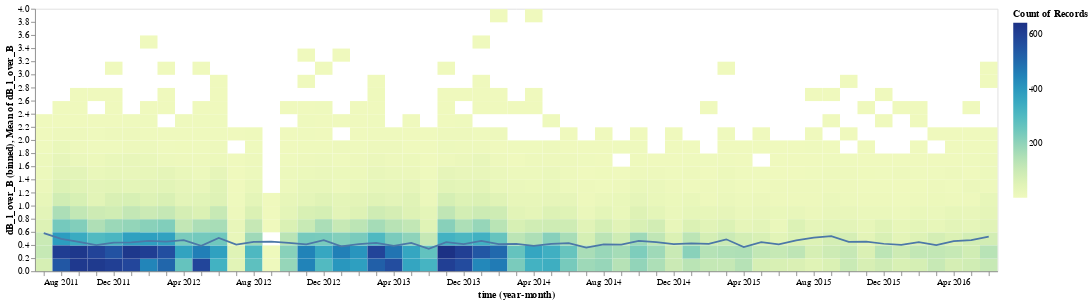

Here is the notebook cell this chart was saved with:
### Markdown cell above
No clear trend is found. Let see if there is any trend in the distribution of $dB_l/B$.

### Code cell
base = alt.Chart(data).encode(
    x=alt.X('yearmonth(time)'),
    y=alt.Y('mean(dB_l_over_B)'),
)

heatmap = alt.Chart(data).mark_rect().encode(
    alt.X('yearmonth(time):O'),
    # alt.X('truncated_time:O'), # NOTE: this is not formatted correctly
    alt.Y('dB_l_over_B:Q').bin(maxbins=30),
    alt.Color('count()'),
)

heatmap + base.mark_line()

### Figure 1 — Vega specification as saved in the notebook (floating-point values rounded to 4 significant figures; data arrays with more than 128 entries replaced by an {"elided": "..."} marker saying what was removed)
{"$schema": "https://vega.github.io/schema/vega/v5.json", "data": [{"name": "source_0"}, {"name": "data_0", "values": {"elided": "650 records"}, "transform": [{"type": "formula", "expr": "toDate(datum['yearmonth_time'])", "as": "yearmonth_time"}]}, {"name": "data_1", "values": [{"mean_dB_l_over_B": 0.5814, "yearmonth_time": "2011-08-01T00:00:00.000"}, {"mean_dB_l_over_B": 0.4943, "yearmonth_time": "2011-09-01T00:00:00.000"}, {"mean_dB_l_over_B": 0.4461, "yearmonth_time": "2011-10-01T00:00:00.000"}, {"mean_dB_l_over_B": 0.3985, "yearmonth_time": "2011-11-01T00:00:00.000"}, {"mean_dB_l_over_B": 0.4358, "yearmonth_time": "2011-12-01T00:00:00.000"}, {"mean_dB_l_over_B": 0.4414, "yearmonth_time": "2012-01-01T00:00:00.000"}, {"mean_dB_l_over_B": 0.4633, "yearmonth_time": "2012-02-01T00:00:00.000"}, {"mean_dB_l_over_B": 0.4532, "yearmonth_time": "2012-03-01T00:00:00.000"}, {"mean_dB_l_over_B": 0.4745, "yearmonth_time": "2012-04-01T00:00:00.000"}, {"mean_dB_l_over_B": 0.3868, "yearmonth_time": "2012-05-01T00:00:00.000"}, {"mean_dB_l_over_B": 0.5082, "yearmonth_time": "2012-06-01T00:00:00.000"}, {"mean_dB_l_over_B": 0.4052, "yearmonth_time": "2012-07-01T00:00:00.000"}, {"mean_dB_l_over_B": 0.448, "yearmonth_time": "2012-08-01T00:00:00.000"}, {"mean_dB_l_over_B": 0.4533, "yearmonth_time": "2012-09-01T00:00:00.000"}, {"mean_dB_l_over_B": 0.4322, "yearmonth_time": "2012-10-01T00:00:00.000"}, {"mean_dB_l_over_B": 0.4084, "yearmonth_time": "2012-11-01T00:00:00.000"}, {"mean_dB_l_over_B": 0.4752, "yearmonth_time": "2012-12-01T00:00:00.000"}, {"mean_dB_l_over_B": 0.3787, "yearmonth_time": "2013-01-01T00:00:00.000"}, {"mean_dB_l_over_B": 0.4139, "yearmonth_time": "2013-02-01T00:00:00.000"}, {"mean_dB_l_over_B": 0.4317, "yearmonth_time": "2013-03-01T00:00:00.000"}, {"mean_dB_l_over_B": 0.3864, "yearmonth_time": "2013-04-01T00:00:00.000"}, {"mean_dB_l_over_B": 0.4318, "yearmonth_time": "2013-05-01T00:00:00.000"}, {"mean_dB_l_over_B": 0.3427, "yearmonth_time": "2013-10-01T00:00:00.000"}, {"mean_dB_l_over_B": 0.4425, "yearmonth_time": "2013-11-01T00:00:00.000"}, {"mean_dB_l_over_B": 0.4135, "yearmonth_time": "2013-12-01T00:00:00.000"}, {"mean_dB_l_over_B": 0.464, "yearmonth_time": "2014-01-01T00:00:00.000"}, {"mean_dB_l_over_B": 0.4142, "yearmonth_time": "2014-02-01T00:00:00.000"}, {"mean_dB_l_over_B": 0.4155, "yearmonth_time": "2014-03-01T00:00:00.000"}, {"mean_dB_l_over_B": 0.3871, "yearmonth_time": "2014-04-01T00:00:00.000"}, {"mean_dB_l_over_B": 0.4179, "yearmonth_time": "2014-05-01T00:00:00.000"}, {"mean_dB_l_over_B": 0.4279, "yearmonth_time": "2014-06-01T00:00:00.000"}, {"mean_dB_l_over_B": 0.3608, "yearmonth_time": "2014-07-01T00:00:00.000"}, {"mean_dB_l_over_B": 0.4086, "yearmonth_time": "2014-08-01T00:00:00.000"}, {"mean_dB_l_over_B": 0.4054, "yearmonth_time": "2014-09-01T00:00:00.000"}, {"mean_dB_l_over_B": 0.4619, "yearmonth_time": "2014-10-01T00:00:00.000"}, {"mean_dB_l_over_B": 0.4448, "yearmonth_time": "2014-11-01T00:00:00.000"}, {"mean_dB_l_over_B": 0.4149, "yearmonth_time": "2014-12-01T00:00:00.000"}, {"mean_dB_l_over_B": 0.4239, "yearmonth_time": "2015-01-01T00:00:00.000"}, {"mean_dB_l_over_B": 0.4162, "yearmonth_time": "2015-02-01T00:00:00.000"}, {"mean_dB_l_over_B": 0.4868, "yearmonth_time": "2015-03-01T00:00:00.000"}, {"mean_dB_l_over_B": 0.3676, "yearmonth_time": "2015-04-01T00:00:00.000"}, {"mean_dB_l_over_B": 0.4425, "yearmonth_time": "2015-05-01T00:00:00.000"}, {"mean_dB_l_over_B": 0.4099, "yearmonth_time": "2015-06-01T00:00:00.000"}, {"mean_dB_l_over_B": 0.4701, "yearmonth_time": "2015-07-01T00:00:00.000"}, {"mean_dB_l_over_B": 0.5129, "yearmonth_time": "2015-08-01T00:00:00.000"}, {"mean_dB_l_over_B": 0.5346, "yearmonth_time": "2015-09-01T00:00:00.000"}, {"mean_dB_l_over_B": 0.447, "yearmonth_time": "2015-10-01T00:00:00.000"}, {"mean_dB_l_over_B": 0.4503, "yearmonth_time": "2015-11-01T00:00:00.000"}, {"mean_dB_l_over_B": 0.4191, "yearmonth_time": "2015-12-01T00:00:00.000"}, {"mean_dB_l_over_B": 0.4009, "yearmonth_time": "2016-01-01T00:00:00.000"}, {"mean_dB_l_over_B": 0.4442, "yearmonth_time": "2016-02-01T00:00:00.000"}, {"mean_dB_l_over_B": 0.4001, "yearmonth_time": "2016-03-01T00:00:00.000"}, {"mean_dB_l_over_B": 0.4573, "yearmonth_time": "2016-04-01T00:00:00.000"}, {"mean_dB_l_over_B": 0.4749, "yearmonth_time": "2016-05-01T00:00:00.000"}, {"mean_dB_l_over_B": 0.5264, "yearmonth_time": "2016-06-01T00:00:00.000"}], "transform": [{"type": "formula", "expr": "toDate(datum['yearmonth_time'])", "as": "yearmonth_time"}]}, {"name": "data_0_x_domain_yearmonth_time_0", "values": [{"yearmonth_time": "2011-08-01T00:00:00.000"}, {"yearmonth_time": "2011-09-01T00:00:00.000"}, {"yearmonth_time": "2011-10-01T00:00:00.000"}, {"yearmonth_time": "2011-11-01T00:00:00.000"}, {"yearmonth_time": "2011-12-01T00:00:00.000"}, {"yearmonth_time": "2012-01-01T00:00:00.000"}, {"yearmonth_time": "2012-02-01T00:00:00.000"}, {"yearmonth_time": "2012-03-01T00:00:00.000"}, {"yearmonth_time": "2012-04-01T00:00:00.000"}, {"yearmonth_time": "2012-05-01T00:00:00.000"}, {"yearmonth_time": "2012-06-01T00:00:00.000"}, {"yearmonth_time": "2012-07-01T00:00:00.000"}, {"yearmonth_time": "2012-08-01T00:00:00.000"}, {"yearmonth_time": "2012-09-01T00:00:00.000"}, {"yearmonth_time": "2012-10-01T00:00:00.000"}, {"yearmonth_time": "2012-11-01T00:00:00.000"}, {"yearmonth_time": "2012-12-01T00:00:00.000"}, {"yearmonth_time": "2013-01-01T00:00:00.000"}, {"yearmonth_time": "2013-02-01T00:00:00.000"}, {"yearmonth_time": "2013-03-01T00:00:00.000"}, {"yearmonth_time": "2013-04-01T00:00:00.000"}, {"yearmonth_time": "2013-05-01T00:00:00.000"}, {"yearmonth_time": "2013-10-01T00:00:00.000"}, {"yearmonth_time": "2013-11-01T00:00:00.000"}, {"yearmonth_time": "2013-12-01T00:00:00.000"}, {"yearmonth_time": "2014-01-01T00:00:00.000"}, {"yearmonth_time": "2014-02-01T00:00:00.000"}, {"yearmonth_time": "2014-03-01T00:00:00.000"}, {"yearmonth_time": "2014-04-01T00:00:00.000"}, {"yearmonth_time": "2014-05-01T00:00:00.000"}, {"yearmonth_time": "2014-06-01T00:00:00.000"}, {"yearmonth_time": "2014-07-01T00:00:00.000"}, {"yearmonth_time": "2014-08-01T00:00:00.000"}, {"yearmonth_time": "2014-09-01T00:00:00.000"}, {"yearmonth_time": "2014-10-01T00:00:00.000"}, {"yearmonth_time": "2014-11-01T00:00:00.000"}, {"yearmonth_time": "2014-12-01T00:00:00.000"}, {"yearmonth_time": "2015-01-01T00:00:00.000"}, {"yearmonth_time": "2015-02-01T00:00:00.000"}, {"yearmonth_time": "2015-03-01T00:00:00.000"}, {"yearmonth_time": "2015-04-01T00:00:00.000"}, {"yearmonth_time": "2015-05-01T00:00:00.000"}, {"yearmonth_time": "2015-06-01T00:00:00.000"}, {"yearmonth_time": "2015-07-01T00:00:00.000"}, {"yearmonth_time": "2015-08-01T00:00:00.000"}, {"yearmonth_time": "2015-09-01T00:00:00.000"}, {"yearmonth_time": "2015-10-01T00:00:00.000"}, {"yearmonth_time": "2015-11-01T00:00:00.000"}, {"yearmonth_time": "2015-12-01T00:00:00.000"}, {"yearmonth_time": "2016-01-01T00:00:00.000"}, {"yearmonth_time": "2016-02-01T00:00:00.000"}, {"yearmonth_time": "2016-03-01T00:00:00.000"}, {"yearmonth_time": "2016-04-01T00:00:00.000"}, {"yearmonth_time": "2016-05-01T00:00:00.000"}, {"yearmonth_time": "2016-06-01T00:00:00.000"}], "transform": [{"type": "formula", "expr": "toDate(datum['yearmonth_time'])", "as": "yearmonth_time"}]}, {"name": "data_1_x_domain_yearmonth_time_1", "values": [{"yearmonth_time": "2011-08-01T00:00:00.000"}, {"yearmonth_time": "2011-09-01T00:00:00.000"}, {"yearmonth_time": "2011-10-01T00:00:00.000"}, {"yearmonth_time": "2011-11-01T00:00:00.000"}, {"yearmonth_time": "2011-12-01T00:00:00.000"}, {"yearmonth_time": "2012-01-01T00:00:00.000"}, {"yearmonth_time": "2012-02-01T00:00:00.000"}, {"yearmonth_time": "2012-03-01T00:00:00.000"}, {"yearmonth_time": "2012-04-01T00:00:00.000"}, {"yearmonth_time": "2012-05-01T00:00:00.000"}, {"yearmonth_time": "2012-06-01T00:00:00.000"}, {"yearmonth_time": "2012-07-01T00:00:00.000"}, {"yearmonth_time": "2012-08-01T00:00:00.000"}, {"yearmonth_time": "2012-09-01T00:00:00.000"}, {"yearmonth_time": "2012-10-01T00:00:00.000"}, {"yearmonth_time": "2012-11-01T00:00:00.000"}, {"yearmonth_time": "2012-12-01T00:00:00.000"}, {"yearmonth_time": "2013-01-01T00:00:00.000"}, {"yearmonth_time": "2013-02-01T00:00:00.000"}, {"yearmonth_time": "2013-03-01T00:00:00.000"}, {"yearmonth_time": "2013-04-01T00:00:00.000"}, {"yearmonth_time": "2013-05-01T00:00:00.000"}, {"yearmonth_time": "2013-10-01T00:00:00.000"}, {"yearmonth_time": "2013-11-01T00:00:00.000"}, {"yearmonth_time": "2013-12-01T00:00:00.000"}, {"yearmonth_time": "2014-01-01T00:00:00.000"}, {"yearmonth_time": "2014-02-01T00:00:00.000"}, {"yearmonth_time": "2014-03-01T00:00:00.000"}, {"yearmonth_time": "2014-04-01T00:00:00.000"}, {"yearmonth_time": "2014-05-01T00:00:00.000"}, {"yearmonth_time": "2014-06-01T00:00:00.000"}, {"yearmonth_time": "2014-07-01T00:00:00.000"}, {"yearmonth_time": "2014-08-01T00:00:00.000"}, {"yearmonth_time": "2014-09-01T00:00:00.000"}, {"yearmonth_time": "2014-10-01T00:00:00.000"}, {"yearmonth_time": "2014-11-01T00:00:00.000"}, {"yearmonth_time": "2014-12-01T00:00:00.000"}, {"yearmonth_time": "2015-01-01T00:00:00.000"}, {"yearmonth_time": "2015-02-01T00:00:00.000"}, {"yearmonth_time": "2015-03-01T00:00:00.000"}, {"yearmonth_time": "2015-04-01T00:00:00.000"}, {"yearmonth_time": "2015-05-01T00:00:00.000"}, {"yearmonth_time": "2015-06-01T00:00:00.000"}, {"yearmonth_time": "2015-07-01T00:00:00.000"}, {"yearmonth_time": "2015-08-01T00:00:00.000"}, {"yearmonth_time": "2015-09-01T00:00:00.000"}, {"yearmonth_time": "2015-10-01T00:00:00.000"}, {"yearmonth_time": "2015-11-01T00:00:00.000"}, {"yearmonth_time": "2015-12-01T00:00:00.000"}, {"yearmonth_time": "2016-01-01T00:00:00.000"}, {"yearmonth_time": "2016-02-01T00:00:00.000"}, {"yearmonth_time": "2016-03-01T00:00:00.000"}, {"yearmonth_time": "2016-04-01T00:00:00.000"}, {"yearmonth_time": "2016-05-01T00:00:00.000"}, {"yearmonth_time": "2016-06-01T00:00:00.000"}], "transform": [{"type": "formula", "expr": "toDate(datum['yearmonth_time'])", "as": "yearmonth_time"}]}, {"name": "data_0_color_domain___count", "values": [{"min": 1, "max": 643}]}], "signals": [{"name": "layer_0_bin_maxbins_30_dB_l_over_B_bins", "value": {"fields": ["dB_l_over_B"], "fname": "bin_dB_l_over_B", "start": 0.0, "step": 0.2, "stop": 4.0}}, {"name": "x_step", "value": 20}, {"name": "width", "update": "bandspace(domain('x').length, 0, 0) * x_step"}], "marks": [{"type": "rect", "name": "layer_0_marks", "from": {"data": "data_0"}, "encode": {"update": {"description": {"signal": "\"time (year-month): \" + (timeFormat(datum[\"yearmonth_time\"], timeUnitSpecifier([\"year\",\"month\"], {\"year-month\":\"%b %Y \",\"year-month-date\":\"%b %d, %Y \"}))) + \"; dB_l_over_B (binned): \" + (!isValid(datum[\"bin_maxbins_30_dB_l_over_B\"]) || !isFinite(+datum[\"bin_maxbins_30_dB_l_over_B\"]) ? \"null\" : format(datum[\"bin_maxbins_30_dB_l_over_B\"], \"\") + \" – \" + format(datum[\"bin_maxbins_30_dB_l_over_B_end\"], \"\")) + \"; Count of Records: \" + (format(datum[\"__count\"], \"\"))"}, "y": {"field": "bin_maxbins_30_dB_l_over_B_end", "scale": "y", "offset": {"signal": "0.5 + (abs(scale(\"y\", datum[\"bin_maxbins_30_dB_l_over_B_end\"]) - scale(\"y\", datum[\"bin_maxbins_30_dB_l_over_B\"])) < 0.25 ? -0.5 * (0.25 - (abs(scale(\"y\", datum[\"bin_maxbins_30_dB_l_over_B_end\"]) - scale(\"y\", datum[\"bin_maxbins_30_dB_l_over_B\"])))) : 0)"}}, "x": {"field": "yearmonth_time", "scale": "x"}, "y2": {"field": "bin_maxbins_30_dB_l_over_B", "scale": "y", "offset": {"signal": "0.5 + (abs(scale(\"y\", datum[\"bin_maxbins_30_dB_l_over_B_end\"]) - scale(\"y\", datum[\"bin_maxbins_30_dB_l_over_B\"])) < 0.25 ? 0.5 * (0.25 - (abs(scale(\"y\", datum[\"bin_maxbins_30_dB_l_over_B_end\"]) - scale(\"y\", datum[\"bin_maxbins_30_dB_l_over_B\"])))) : 0)"}}, "fill": {"field": "__count", "scale": "color"}, "width": {"signal": "max(0.25, bandwidth('x'))"}}}, "style": ["rect"]}, {"type": "line", "name": "layer_1_marks", "from": {"data": "data_1"}, "sort": {"field": "datum[\"yearmonth_time\"]"}, "encode": {"update": {"description": {"signal": "\"time (year-month): \" + (timeFormat(datum[\"yearmonth_time\"], timeUnitSpecifier([\"year\",\"month\"], {\"year-month\":\"%b %Y \",\"year-month-date\":\"%b %d, %Y \"}))) + \"; Mean of dB_l_over_B: \" + (format(datum[\"mean_dB_l_over_B\"], \"\"))"}, "stroke": {"value": "#4c78a8"}, "x": {"field": "yearmonth_time", "scale": "x", "band": 0.5}, "y": {"field": "mean_dB_l_over_B", "scale": "y"}, "defined": {"signal": "isValid(datum[\"mean_dB_l_over_B\"]) && isFinite(+datum[\"mean_dB_l_over_B\"])"}}}, "style": ["line"]}], "scales": [{"name": "x", "type": "band", "domain": {"fields": [{"data": "data_0_x_domain_yearmonth_time_0", "field": "yearmonth_time"}, {"data": "data_1_x_domain_yearmonth_time_1", "field": "yearmonth_time"}], "sort": true}, "range": {"step": {"signal": "x_step"}}, "paddingOuter": 0, "paddingInner": 0}, {"name": "y", "type": "linear", "domain": {"fields": [{"signal": "[layer_0_bin_maxbins_30_dB_l_over_B_bins.start, layer_0_bin_maxbins_30_dB_l_over_B_bins.stop]"}, {"data": "data_1", "field": "mean_dB_l_over_B"}]}, "range": [{"signal": "height"}, 0], "bins": {"signal": "layer_0_bin_maxbins_30_dB_l_over_B_bins"}, "zero": false, "nice": true}, {"name": "color", "type": "linear", "domain": [{"signal": "(data(\"data_0_color_domain___count\")[0] || {}).min"}, {"signal": "(data(\"data_0_color_domain___count\")[0] || {}).max"}], "range": "heatmap", "zero": false, "interpolate": "hcl"}], "axes": [{"scale": "x", "formatType": "time", "title": "time (year-month)", "zindex": 1, "orient": "bottom", "tickMinStep": {"signal": "datetime(2001, 1, 1, 0, 0, 0, 0) - datetime(2001, 0, 1, 0, 0, 0, 0)"}, "grid": false, "format": {"signal": "timeUnitSpecifier([\"year\",\"month\"], {\"year-month\":\"%b %Y \",\"year-month-date\":\"%b %d, %Y \"})"}, "labelFlush": true, "labelOverlap": true}, {"scale": "y", "zindex": 1, "title": "dB_l_over_B (binned), Mean of dB_l_over_B", "orient": "left", "grid": false, "labelOverlap": true, "tickCount": {"signal": "ceil(height/10)"}}], "style": "cell", "padding": 5, "legends": [{"fill": "color", "gradientLength": {"signal": "clamp(height, 64, 200)"}, "title": "Count of Records"}], "background": "white", "height": 300}
